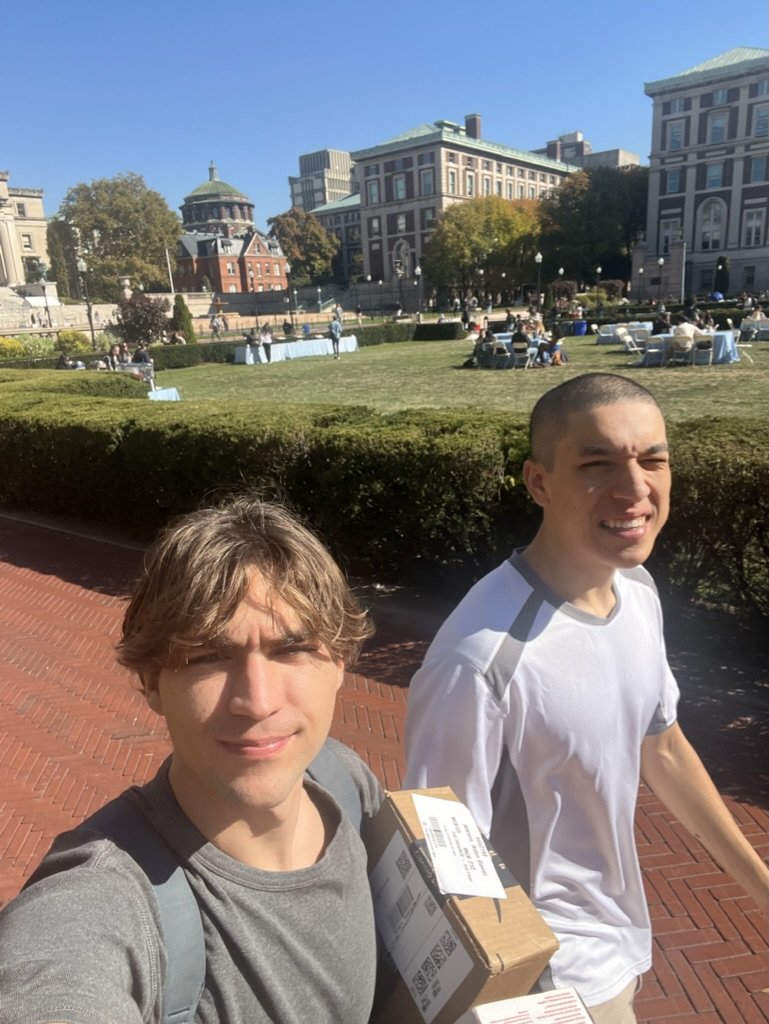
#> input picture images/THEIMAGE.jpeg, 769 x 1024 px
$ python image_processing.py
#> lines starting #> are read from the running program, lines starting #| are printed output that depends on the picture
from PIL import Image
import numpy as np
from collections import Counter
import matplotlib.pyplot as plt
from matplotlib import colors


color_map = {
        0: 'red',
        1: 'yellow',
        2: 'blue',
        3: '#4B0082',     # dioxazine purple
        4: '#90EE90',     # light green
        5: 'black',
        6: 'gray',
        7: '#8A3324',     # burnt umber (reddish-brown)
        8: '#FF6100',     # cadmium orange hue
        9: '#006400',     # dark green
        10: 'white',
    }

def load_and_process_image(image_path, output_size=(100, 100)):
#> called with image_path = 'images/THEIMAGE.jpeg', output_size = (330, 415)
    img = Image.open(image_path).convert("RGB")
#> img is the input picture: PIL image 769x1024 RGB; mean R, G, B 123.8, 118.7, 117.5
    img = img.resize(output_size)
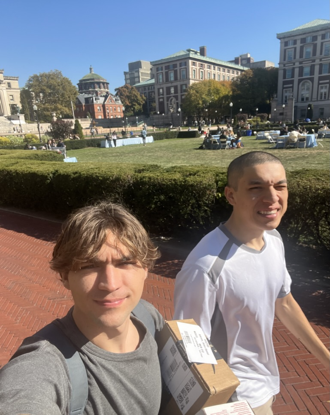
#> img: PIL image 330x415 RGB; mean R, G, B 123.8, 118.7, 117.5
    img_np = np.array(img)

    return img_np / 255.0  # Normalize RGB


def compute_dominant_color_matrix(color_matrix, region_size=5, alpha=10):
    """
    Uses color distance matching to an extended paint palette with weighted random sampling.
    Returns a 2D matrix of color IDs.
    """
#> called with region_size = 5, alpha = 10
    height, width, _ = color_matrix.shape
#> height = 415; width = 330
    output_rows = height // region_size
#> output_rows = 83
    output_cols = width // region_size
#> output_cols = 66
    output_matrix = np.zeros((output_rows, output_cols), dtype=int)

    # Extended palette (normalized RGB)
    palette = {
        0: np.array([1.0, 0.0, 0.0]),           # red
        1: np.array([1.0, 1.0, 0.0]),           # yellow
        2: np.array([0.0, 0.0, 1.0]),           # blue
        3: np.array([0.294, 0.0, 0.51]),        # dioxazine purple
        4: np.array([0.565, 0.933, 0.565]),     # light green
        5: np.array([0.0, 0.0, 0.0]),           # black
        6: np.array([0.20, 0.40, 0.20]),        # greenish grey
        7: np.array([0.541, 0.2, 0.141]),       # burnt umber
        8: np.array([1.0, 0.38, 0.012]),        # cadmium orange hue
        9: np.array([0.0, 0.392, 0.0]),         # dark green
        10: np.array([1.0, 1.0, 1.0]),          # white
    }

    for i in range(output_rows):
        for j in range(output_cols):
            region = color_matrix[
                i * region_size:(i + 1) * region_size,
                j * region_size:(j + 1) * region_size
            ]
            avg_rgb = region.mean(axis=(0, 1))

            # Compute distances and turn into inverse-weighted probabilities
            distances = {k: np.linalg.norm(avg_rgb - v) for k, v in palette.items()}
            inv_weights = {k: np.exp(-alpha * d) for k, d in distances.items()}

            total_weight = sum(inv_weights.values())
            probs = {k: w / total_weight for k, w in inv_weights.items()}

            # Use probabilities to pick a color
            ids = list(probs.keys())
            weights = list(probs.values())
            chosen_id = np.random.choice(ids, p=weights)
            output_matrix[i, j] = chosen_id
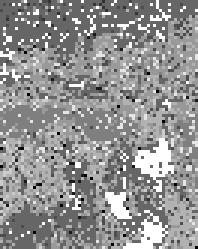
#> output_matrix: shape (83, 66) int64 (shown 3 times larger); min 0, max 10, mean 5.75; drawn with min black and max white
#> in list_colors_used, `unique_ids = np.unique(dot_matrix)`: unique_ids = [0, 1, 2, 3, 4, 5, 6, 7, 8, 9, 10]
#> in list_colors_used, `used_colors = [(color_id, color_map[color_id]) for color_id in unique_..`: used_colors = [(0, 'red'), (1, 'yellow'), (2, 'blue'), (3, '#4B0082'), (4, '#90EE90'), (5, 'black'), (6, 'gray'), (7, '#8A3324'), (8, '#FF6100'), (9, '#006400'), (10, 'white')]
#> the loop in list_colors_used, `for color_id, name in used_colors:` made 11 passes
#> name on passes 1 to 11: 'red', 'yellow', 'blue', '#4B0082', '#90EE90', 'black', 'gray', '#8A3324', '#FF6100', '#006400', 'white'
#|   ID 0: red
#|   ID 1: yellow
#|   ID 2: blue
#|   ID 3: #4B0082
#|   ID 4: #90EE90
#|   ID 5: black
#|   ID 6: gray
#|   ID 7: #8A3324
#> (further printed lines are left out)

    return output_matrix


def visualize_dot_matrix(dot_matrix, dot_size=100):
    """
    Visualizes a matrix of color IDs as dots on a white canvas using imshow.
    """
#> called with dot_size = 5

    # Map the dot_matrix values to actual RGB colors
    height, width = dot_matrix.shape
#> height = 83; width = 66
    image = np.zeros((height, width, 3), dtype=np.uint8)

    for color_id, color in color_map.items():
        # Convert color to RGB tuple using matplotlib.colors.to_rgb
        rgb_color = np.array(colors.to_rgb(color)) * 255
        image[dot_matrix == color_id] = rgb_color

    # Plot using imshow for much faster rendering
    fig, ax = plt.subplots()
    ax.imshow(image)
    ax.set_xticks([])
    ax.set_yticks([])
    ax.set_aspect('equal')
    plt.show()
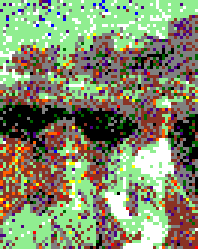
#> shown: shape (83, 66, 3) (shown 3 times larger); mean R, G, B 131.5, 139.3, 107.2

test_color_map = {
    0: 'black',  # circle
    1: 'red',    # square
    2: 'blue',   # line
}

def generate_pointillism_gcode(color_matrix, feedrate=800, z_height=0):
#> called with feedrate = 800, z_height = 0
    gcode = []
    gcode.append("G90") # absolute coords
    gcode.append("G10 L20 P1 X0 Y0 Z0")
    gcode.append("G1 Z3 F500")  # retract from canvas
    gcode.append("G0 X-100 F800")
    gcode.append("M0 ; Pause to change color")  # Pause for manual color change


    for color_index in range(11): #skip white
        gcode.append(f"; --- Starting color: {color_map[color_index]} ---")

        y_distance = 0
        for i in range(color_matrix.shape[0]):#rows
            y_distance -= 3
            x_distance = 0
            for j in range(color_matrix.shape[1]):  #columns
                x_distance += 3
                value = color_matrix[i, j]
                if value == color_index:
                    gcode.append(f"G0 X{x_distance:.2f} F{feedrate}")
                    gcode.append(f"G0 Y{y_distance:.2f} F{feedrate}")
                    gcode.append(";DISPENSE")  # stepper motor dispenses
                    gcode.append(f"G1 Z{z_height:.2f} F500")  # Move to canvas
                    gcode.append("G1 Z3 F500") #retract from canvas

        gcode.append(f"G1 Z5 F1000") #  Raise Z first (safe height)
        gcode.append(f"G0 X-100 F800")  # Then rapid move to home position
        gcode.append(f"G0 Y0 F800")
        gcode.append("M0 ; Pause to change color")  #Pause for manual color change
#> after the loop, gcode = 27450 items

    return gcode

def list_colors_used(dot_matrix):
    unique_ids = np.unique(dot_matrix)
    used_colors = [(color_id, color_map[color_id]) for color_id in unique_ids]
    print("🎨 Colors used in this image:")
    for color_id, name in used_colors:
        print(f"  ID {color_id}: {name}")
    return used_colors

# === Example usage ===
if __name__ == "__main__":
    GENERATE_GCODE = True
    VISUALIZE_DOT_MATRIX = True

    image_path = "images/THEIMAGE.jpeg"  # Replace with image path
    color_matrix = load_and_process_image(image_path, output_size=(330, 415))
    dot_matrix = compute_dominant_color_matrix(color_matrix, region_size=5)

    list_colors_used(dot_matrix)

    if VISUALIZE_DOT_MATRIX:
        visualize_dot_matrix(dot_matrix, dot_size=5)

    if GENERATE_GCODE:
        #Generate G-code
        gcode_lines = generate_pointillism_gcode(dot_matrix)
#> gcode_lines = 27450 items
        output_path = "output/pointillism.gcode"
        with open(output_path, "w") as f:
            for line in gcode_lines:
                f.write(line + "\n")
#> this loop made 27450 passes
#> line on passes 1 to 3: 'G90', 'G10 L20 P1 X0 Y0 Z0', 'G1 Z3 F500'

        print(f"G-code written to {output_path}")

$ run again, with images/runners.jpg copied over images/THEIMAGE.jpeg
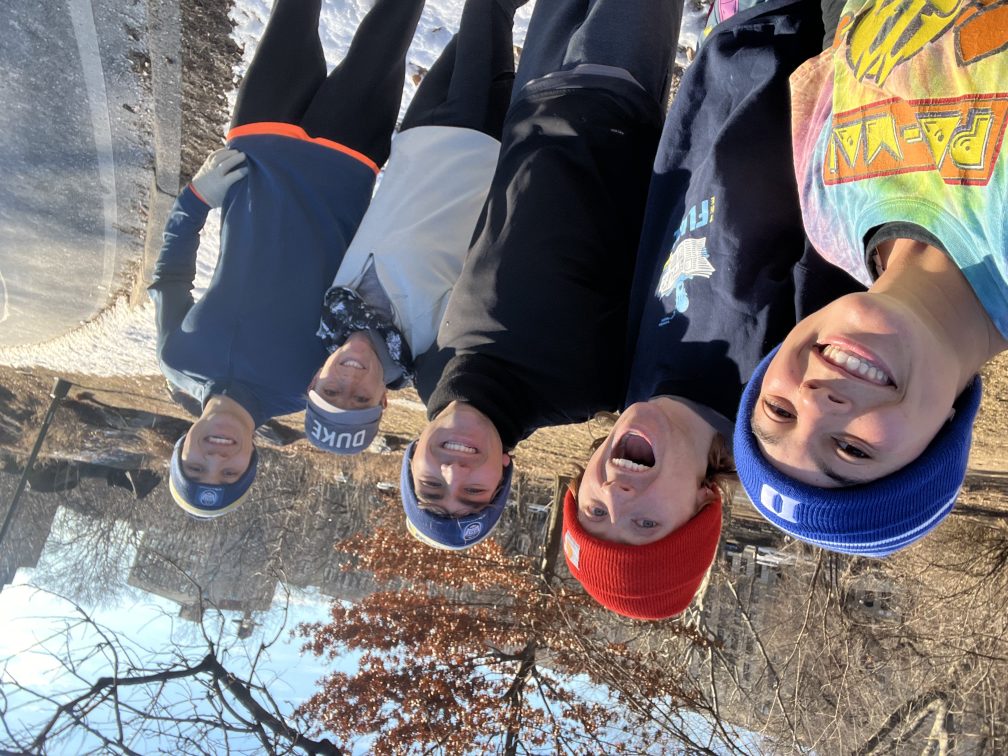
#> input picture images/runners.jpg, 4032 x 3024 px (shown at 1/4 size)
#> in load_and_process_image, img is the input picture: PIL image 4032x3024 RGB; mean R, G, B 119.9, 114.1, 114.1
#> img: PIL image 330x415 RGB
#> after the loop in compute_dominant_color_matrix, `for i in range(output_rows):`:
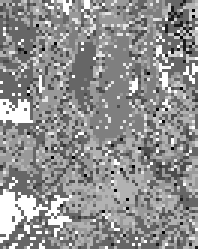
#> output_matrix: shape (83, 66) int64 (shown 3 times larger); min 0, max 10, mean 5.66; drawn with min black and max white
#> unique_ids = [0, 1, 2, 3, 4, 5, 6, 7, 8, 9, 10]
#> used_colors = [(0, 'red'), (1, 'yellow'), (2, 'blue'), (3, '#4B0082'), (4, '#90EE90'), (5, 'black'), (6, 'gray'), (7, '#8A3324'), (8, '#FF6100'), (9, '#006400'), (10, 'white')]
#> the loop in list_colors_used, `for color_id, name in used_colors:` made 11 passes
#> name on passes 1 to 8: 'red', 'yellow', 'blue', '#4B0082', '#90EE90', 'black', 'gray', '#8A3324'
#> (printed output is left out)
#> in visualize_dot_matrix, `plt.show()`:
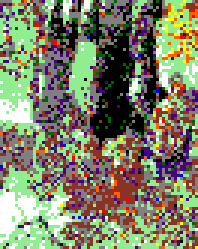
#> shown: shape (83, 66, 3) (shown 3 times larger); mean R, G, B 126.4, 129.5, 103.4
#> after the loop in generate_pointillism_gcode, `for color_index in range(11):`: gcode = 27450 items
#> the loop `for line in gcode_lines:` made 27450 passes
#> line on passes 1 to 3: 'G90', 'G10 L20 P1 X0 Y0 Z0', 'G1 Z3 F500'
